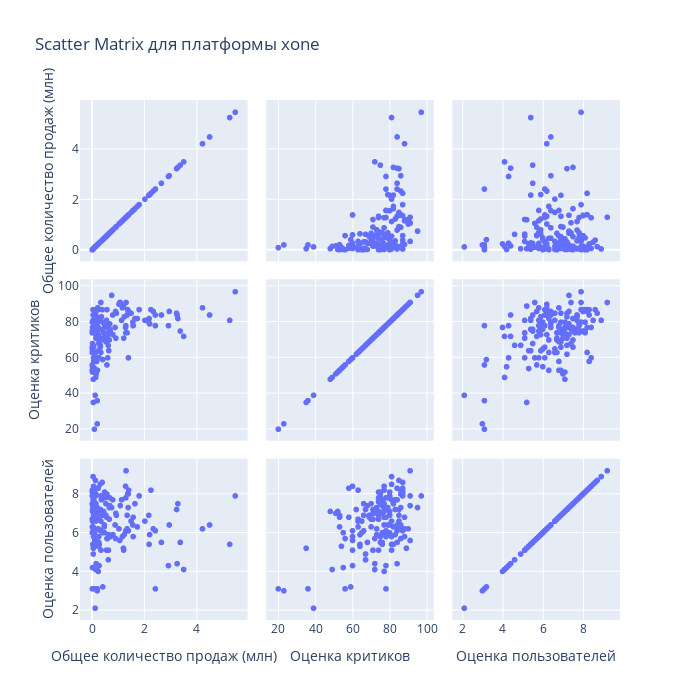
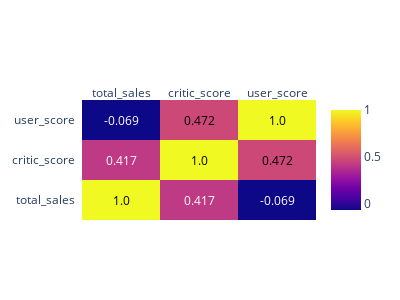

The code cell stored with these charts, in order, in its notebook:
### Code cell
scatter(df,'xone')
cor_m(df,'xone')

### Figure 1 — Plotly figure (JSON) as saved in the notebook; plotly's stock layout.template omitted (floating-point values rounded to 4 significant figures; data arrays with more than 128 entries replaced by an {"elided": "..."} marker saying what was removed)
{"data": [{"dimensions": [{"axis": {"matches": true}, "label": "Общее количество продаж (млн)", "values": {"elided": "165 float values"}}, {"axis": {"matches": true}, "label": "Оценка критиков", "values": {"elided": "165 int values"}}, {"axis": {"matches": true}, "label": "Оценка пользователей", "values": {"elided": "165 float values"}}], "hovertemplate": "%{xaxis.title.text}=%{x}<br>%{yaxis.title.text}=%{y}<extra></extra>", "legendgroup": "", "marker": {"color": "#636efa", "symbol": "circle"}, "name": "", "showlegend": false, "type": "splom"}], "layout": {"dragmode": "select", "height": 700, "legend": {"tracegroupgap": 0}, "title": {"text": "Scatter Matrix для платформы xone"}, "width": 700, "xaxis": {"autorange": true, "range": [-0.4585, 5.938], "type": "linear"}, "xaxis2": {"autorange": true, "range": [13.39, 103.6], "type": "linear"}, "xaxis3": {"autorange": true, "range": [1.491, 9.809], "type": "linear"}, "yaxis": {"autorange": true, "range": [-0.4585, 5.938], "type": "linear"}, "yaxis2": {"autorange": true, "range": [13.39, 103.6], "type": "linear"}, "yaxis3": {"autorange": true, "range": [1.491, 9.809], "type": "linear"}}}

### Figure 2 — Plotly figure (JSON) as saved in the notebook; plotly's stock layout.template omitted (floating-point values rounded to 4 significant figures)
{"data": [{"colorscale": [[0, "#0d0887"], [0.1111, "#46039f"], [0.2222, "#7201a8"], [0.3333, "#9c179e"], [0.4444, "#bd3786"], [0.5556, "#d8576b"], [0.6667, "#ed7953"], [0.7778, "#fb9f3a"], [0.8889, "#fdca26"], [1, "#f0f921"]], "reversescale": false, "showscale": true, "type": "heatmap", "x": ["total_sales", "critic_score", "user_score"], "y": ["total_sales", "critic_score", "user_score"], "z": [[1, 0.417, -0.069], [0.417, 1, 0.472], [-0.069, 0.472, 1]]}], "layout": {"annotations": [{"font": {"color": "#000000"}, "showarrow": false, "text": "1.0", "x": "total_sales", "xref": "x", "y": "total_sales", "yref": "y"}, {"font": {"color": "#FFFFFF"}, "showarrow": false, "text": "0.417", "x": "critic_score", "xref": "x", "y": "total_sales", "yref": "y"}, {"font": {"color": "#FFFFFF"}, "showarrow": false, "text": "-0.069", "x": "user_score", "xref": "x", "y": "total_sales", "yref": "y"}, {"font": {"color": "#FFFFFF"}, "showarrow": false, "text": "0.417", "x": "total_sales", "xref": "x", "y": "critic_score", "yref": "y"}, {"font": {"color": "#000000"}, "showarrow": false, "text": "1.0", "x": "critic_score", "xref": "x", "y": "critic_score", "yref": "y"}, {"font": {"color": "#000000"}, "showarrow": false, "text": "0.472", "x": "user_score", "xref": "x", "y": "critic_score", "yref": "y"}, {"font": {"color": "#FFFFFF"}, "showarrow": false, "text": "-0.069", "x": "total_sales", "xref": "x", "y": "user_score", "yref": "y"}, {"font": {"color": "#000000"}, "showarrow": false, "text": "0.472", "x": "critic_score", "xref": "x", "y": "user_score", "yref": "y"}, {"font": {"color": "#000000"}, "showarrow": false, "text": "1.0", "x": "user_score", "xref": "x", "y": "user_score", "yref": "y"}], "height": 300, "width": 400, "xaxis": {"autorange": true, "dtick": 1, "gridcolor": "rgb(0, 0, 0)", "range": [-0.5, 2.5], "side": "top", "ticks": "", "type": "category"}, "yaxis": {"autorange": true, "dtick": 1, "range": [-0.5, 2.5], "ticks": "", "ticksuffix": "  ", "type": "category"}}}
